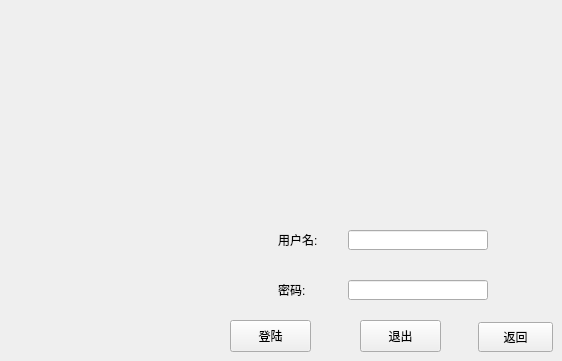
    <widget class="QWidget" name="log_change">
     <widget class="QLabel" name="label_change_user">
      <property name="geometry">
       <rect>
        <x>278</x>
        <y>232</y>
        <width>42</width>
        <height>16</height>
       </rect>
      </property>
      <property name="styleSheet">
       <string notr="true">background:transparent;</string>
      </property>
      <property name="text">
       <string>用户名:</string>
      </property>
     </widget>
     <widget class="QPushButton" name="button_change_returnBuy">
      <property name="geometry">
       <rect>
        <x>478</x>
        <y>322</y>
        <width>75</width>
        <height>30</height>
       </rect>
      </property>
      <property name="toolTip">
       <string>&lt;html&gt;&lt;head/&gt;&lt;body&gt;&lt;p&gt;回到登陆界面&lt;/p&gt;&lt;/body&gt;&lt;/html&gt;</string>
      </property>
      <property name="text">
       <string>返回</string>
      </property>
     </widget>
     <widget class="QLabel" name="label_change_password">
      <property name="geometry">
       <rect>
        <x>278</x>
        <y>282</y>
        <width>30</width>
        <height>16</height>
       </rect>
      </property>
      <property name="styleSheet">
       <string notr="true">background:transparent;</string>
      </property>
      <property name="text">
       <string>密码:</string>
      </property>
     </widget>
     <widget class="QLineEdit" name="line_change_password">
      <property name="geometry">
       <rect>
        <x>348</x>
        <y>280</y>
        <width>140</width>
        <height>20</height>
       </rect>
      </property>
      <property name="toolTip">
       <string>&lt;html&gt;&lt;head/&gt;&lt;body&gt;&lt;p&gt;请输入密码&lt;/p&gt;&lt;/body&gt;&lt;/html&gt;</string>
      </property>
      <property name="echoMode">
       <enum>QLineEdit::Password</enum>
      </property>
     </widget>
     <widget class="QPushButton" name="button_change_log">
      <property name="geometry">
       <rect>
        <x>230</x>
        <y>320</y>
        <width>81</width>
        <height>32</height>
       </rect>
      </property>
      <property name="text">
       <string>登陆</string>
      </property>
     </widget>
     <widget class="QLineEdit" name="line_change_user">
      <property name="geometry">
       <rect>
        <x>348</x>
        <y>230</y>
        <width>140</width>
        <height>20</height>
       </rect>
      </property>
      <property name="toolTip">
       <string>&lt;html&gt;&lt;head/&gt;&lt;body&gt;&lt;p&gt;请输入用户名&lt;/p&gt;&lt;/body&gt;&lt;/html&gt;</string>
      </property>
     </widget>
     <widget class="QPushButton" name="button_change_logOff">
      <property name="geometry">
       <rect>
        <x>360</x>
        <y>320</y>
        <width>81</width>
        <height>32</height>
       </rect>
      </property>
      <property name="text">
       <string>退出</string>
      </property>
     </widget>
    </widget>
